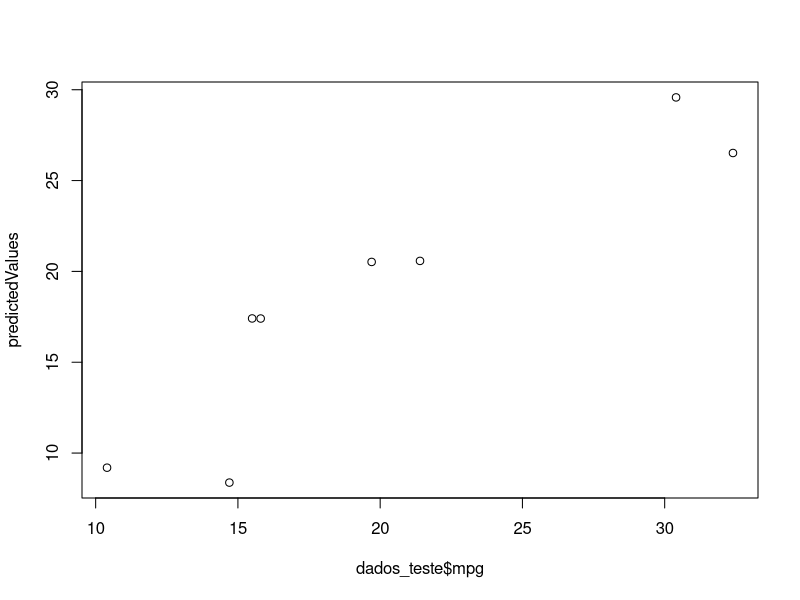
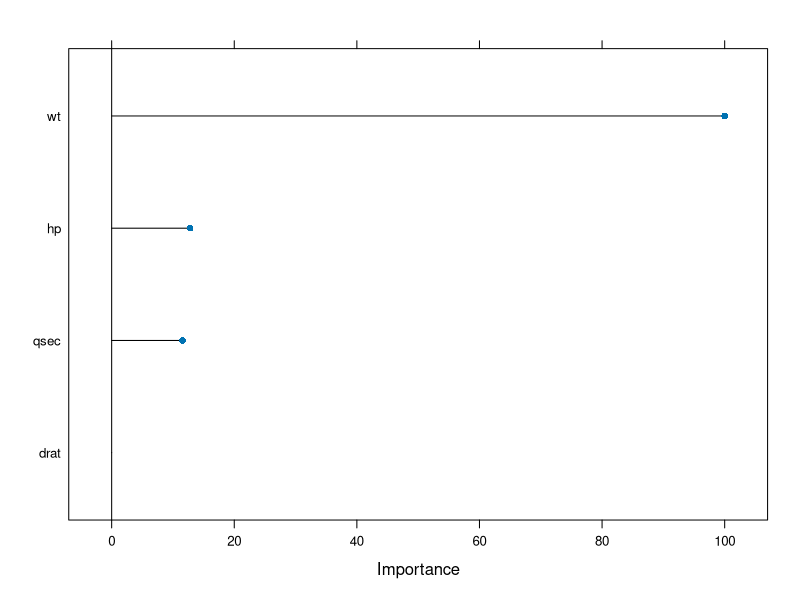

The R script that drew these images, in order:
# Usando o Pacote Caret Para Criar Modelos de Machine Learning em R
# http://topepo.github.io/caret/index.html

# Obs: Caso tenha problemas com a acentuação, consulte este link:
# https://support.rstudio.com/hc/en-us/articles/200532197-Character-Encoding

# Configurando o diretório de trabalho
# Coloque entre aspas o diretório de trabalho que você está usando no seu computador
# Não use diretórios com espaço no nome
setwd("C:/FCD/BigDataRAzure/Cap12")
getwd()

# Instalando os pacotes
install.packages("caret")
install.packages("randomForest")

# Carregando os pacotes
library(caret)
library(randomForest)
library(datasets)

# Usando o dataset mtcars
View(mtcars)

# Funcao do Caret para divisao dos dados
?createDataPartition
split <- createDataPartition(y = mtcars$mpg, p = 0.7, list = FALSE)

# Criando dados de treino e de teste
dados_treino <- mtcars[split,]
dados_teste <- mtcars[-split,]

# Treinando o modelo
?train
names(getModelInfo())

# Mostrando a importância das variáveis para a criação do modelo
?varImp

modelol_v1 <- train(mpg ~ ., data = dados_treino, method = "lm")
varImp(modelol_v1)

# Regressão linear
modelol_v1 <- train(mpg ~ wt + hp + qsec + drat, data = dados_treino, method = "lm")

# Random forest
modelol_v2 <- train(mpg ~ wt + hp + qsec + drat, data = dados_treino, method = "rf")

# Resumo do modelo
summary(modelol_v1)
summary(modelol_v2)

# Ajustando o modelo
?expand.grid
?trainControl
controle1 <- trainControl(method = "cv", number = 10)

modelol_v3 <- train(mpg ~ wt + hp + qsec + drat, 
                    data = dados_treino, 
                    method = "lm", 
                    trControl = controle1, 
                    metric = "Rsquared")

# Resumo do modelo
summary(modelol_v3)

# Coletando os residuos
residuals <- resid(modelol_v3)
residuals

# Previsoes
?predict
predictedValues <- predict(modelol_v1, dados_teste)
predictedValues
plot(dados_teste$mpg, predictedValues)

# Plot das variáveis mais relevantes no modelo
plot(varImp(modelol_v1))



